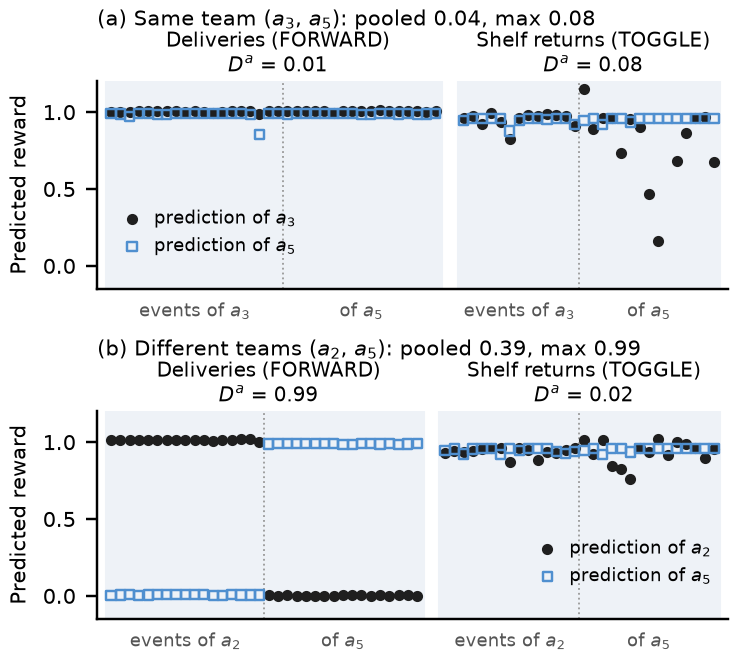

Here is the Python script that generated this plot:
"""Figure 2 from real data (T204): reward predictions of two agents on their common probes.

Source: the v2 discovery run (corner goals, individual rewards, seed 1), checkpoint_04250 (4.35M steps). The saved
reward predictors and event buffers are loaded exactly as in output/ac_drift_20261104/drift_analysis.py; probes are
the 32 most recent own events of both agents, without mirrored copies (current method), grouped by public action.
(a) teammates a3, a5; (b) different teams a2, a5. Read-only; writes the PDF next to this script and, if present,
into the paper figures folder.
"""
from pathlib import Path
import shutil
import sys

import matplotlib
matplotlib.use("Agg")
import matplotlib.pyplot as plt
import numpy as np

HERE = Path(__file__).resolve().parent
ROOT = HERE.parents[1]
sys.path.insert(0, str(ROOT))
sys.path.insert(0, str(ROOT / "output/ac_drift_20261104"))
import drift_analysis as DA  # noqa: E402
from latent_team import reward_probe_ac_v2 as V2  # noqa: E402

CKPT = 4250
PAIRS = [("a", 3, 5, "Same team"), ("b", 2, 5, "Different teams")]
ACTIONS = [(1, "Deliveries (FORWARD)"), (4, "Shelf returns (TOGGLE)")]
COL_I, COL_J, SHADE = "#1F1F1F", "#4F8FCF", "#EEF2F7"
PAPER_FIG = Path(r"C:/Users/95101/OneDrive/Desktop/제출 논문/paper/figures")


def pair_data(cfg, preds, i, j):
    parts = []
    for owner in (i, j):
        P = preds[owner]
        n = min(cfg.probes_per_agent, len(P["a"]))
        parts.append((P["b"][:n], P["a"][:n], P["f"][:n], np.full(n, owner)))
    b, a, f, own = (np.concatenate(x) for x in zip(*parts))
    p, q = preds[i]["model"].predict(b, a, f), preds[j]["model"].predict(b, a, f)
    pooled = V2.response_distance(p, q)
    per = {g: V2.response_distance(p[a == g], q[a == g]) for g, _ in ACTIONS}
    dmax, _ = V2.action_max_distance(p, q, a, parts[0][1], parts[1][1], cfg.min_probes)
    return a, own, p, q, pooled, per, dmax


def main():
    steps, cfg, preds, _ = DA.load(CKPT)
    plt.rcParams.update({"font.family": "DejaVu Sans", "font.size": 7, "axes.spines.top": False,
                         "axes.spines.right": False, "pdf.fonttype": 42})
    fig, axs = plt.subplots(2, 1, figsize=(3.35, 3.0), constrained_layout=True)
    lines = []
    for ax, (tag, i, j, title) in zip(axs, PAIRS):
        a, own, p, q, pooled, per, dmax = pair_data(cfg, preds, i, j)
        x0 = 0
        for g, label in ACTIONS:
            idx = [k for o in (i, j) for k in np.flatnonzero((a == g) & (own == o))]
            xs = np.arange(x0, x0 + len(idx))
            ax.axvspan(x0 - .6, x0 + len(idx) - .4, color=SHADE, zorder=0)
            n_i = int(np.sum((a == g) & (own == i)))
            ax.axvline(x0 + n_i - .5, color="#9A9A9A", lw=.6, ls=":", zorder=1)
            ax.scatter(xs, p[idx], s=7, color=COL_I, zorder=3, label=f"$\\hat r$ of $a_{i}$")
            ax.scatter(xs, q[idx], s=9, facecolors="none", edgecolors=COL_J, lw=.8, marker="s", zorder=3,
                       label=f"$\\hat r$ of $a_{j}$")
            ax.text(x0 + len(idx) / 2, 1.22, f"{label}\n$D^{{a}}$ = {per[g]:.2f}", ha="center", va="bottom",
                    fontsize=6.5)
            ax.text(x0 + n_i / 2 - .5, -0.33, f"events of $a_{i}$", ha="center", fontsize=6, color="#555555")
            ax.text(x0 + n_i + (len(idx) - n_i) / 2 - .5, -0.33, f"of $a_{j}$", ha="center", fontsize=6,
                    color="#555555")
            x0 += len(idx) + 2
        ax.set_xlim(-1.5, x0 - 1.5)
        ax.set_ylim(-0.15, 1.2)
        ax.set_xticks([])
        ax.set_ylabel("Predicted reward")
        ax.set_title(f"({tag}) {title} ($a_{i}$, $a_{j}$): pooled {pooled:.2f}, max {dmax:.2f}",
                     fontsize=7, loc="left", pad=18)
        handles, _ = ax.get_legend_handles_labels()
        ax.legend(handles[:2], [f"prediction of $a_{i}$", f"prediction of $a_{j}$"], fontsize=6, frameon=False,
                  loc="lower left" if tag == "a" else "lower right", ncol=1, handletextpad=.2,
                  bbox_to_anchor=(0.0, 0.08) if tag == "a" else (1.0, 0.08))
        lines.append(f"({tag}) a{i},a{j} {title}: pooled {pooled:.3f}, per-action "
                     f"{ {lbl: round(per[g], 3) for g, lbl in ACTIONS} }, max {dmax:.3f}, "
                     f"probes {len(a)} (FORWARD {int((a == 1).sum())}, TOGGLE {int((a == 4).sum())})")
    out = HERE / "fig_discovery_data.pdf"
    fig.savefig(out)
    fig.savefig(HERE / "fig_discovery_data.png", dpi=220)
    lines.insert(0, f"checkpoint {CKPT}: {steps} env steps")
    (HERE / "fig_discovery_data_stdout.txt").write_text("\n".join(lines), encoding="utf-8")
    print("\n".join(lines))
    if PAPER_FIG.is_dir():
        shutil.copy(out, PAPER_FIG / out.name)


if __name__ == "__main__":
    main()
